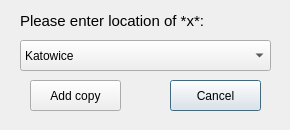
<?xml version="1.0" encoding="UTF-8"?>
<ui version="4.0">
 <class>StockLocationDialog</class>
 <widget class="QDialog" name="StockLocationDialog">
  <property name="geometry">
   <rect>
    <x>0</x>
    <y>0</y>
    <width>290</width>
    <height>130</height>
   </rect>
  </property>
  <property name="windowTitle">
   <string>Dialog</string>
  </property>
  <widget class="QPushButton" name="cancelButton">
   <property name="geometry">
    <rect>
     <x>170</x>
     <y>80</y>
     <width>91</width>
     <height>31</height>
    </rect>
   </property>
   <property name="text">
    <string>Cancel</string>
   </property>
  </widget>
  <widget class="QLabel" name="locationLabel">
   <property name="geometry">
    <rect>
     <x>20</x>
     <y>10</y>
     <width>251</width>
     <height>21</height>
    </rect>
   </property>
   <property name="font">
    <font>
     <pointsize>11</pointsize>
    </font>
   </property>
   <property name="text">
    <string>Please enter location of *x*:</string>
   </property>
  </widget>
  <widget class="QPushButton" name="addButton">
   <property name="geometry">
    <rect>
     <x>30</x>
     <y>80</y>
     <width>91</width>
     <height>31</height>
    </rect>
   </property>
   <property name="text">
    <string>Add copy</string>
   </property>
  </widget>
  <widget class="QComboBox" name="locationBox">
   <property name="geometry">
    <rect>
     <x>20</x>
     <y>40</y>
     <width>251</width>
     <height>31</height>
    </rect>
   </property>
   <item>
    <property name="text">
     <string>Katowice</string>
    </property>
   </item>
   <item>
    <property name="text">
     <string>Chorzów</string>
    </property>
   </item>
   <item>
    <property name="text">
     <string>Gliwice</string>
    </property>
   </item>
   <item>
    <property name="text">
     <string>Tychy</string>
    </property>
   </item>
   <item>
    <property name="text">
     <string>Dąbrowa Górnicza</string>
    </property>
   </item>
  </widget>
 </widget>
 <resources/>
 <connections/>
</ui>
